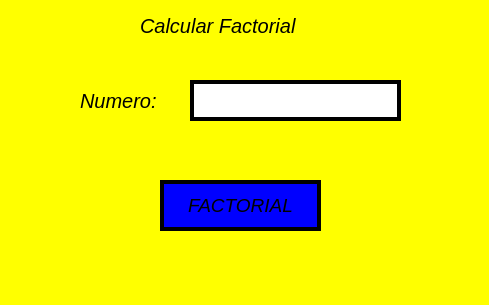
<?xml version="1.0" encoding="UTF-8"?>
<ui version="4.0">
 <class>MainWindow</class>
 <widget class="QMainWindow" name="MainWindow">
  <property name="geometry">
   <rect>
    <x>0</x>
    <y>0</y>
    <width>489</width>
    <height>305</height>
   </rect>
  </property>
  <property name="windowTitle">
   <string>MainWindow</string>
  </property>
  <property name="styleSheet">
   <string notr="true">background: color yellow

</string>
  </property>
  <widget class="QWidget" name="centralwidget">
   <widget class="QLineEdit" name="txt_numero">
    <property name="geometry">
     <rect>
      <x>190</x>
      <y>80</y>
      <width>211</width>
      <height>41</height>
     </rect>
    </property>
    <property name="font">
     <font>
      <pointsize>15</pointsize>
      <weight>50</weight>
      <bold>false</bold>
     </font>
    </property>
    <property name="styleSheet">
     <string notr="true">border: 4px solid black;
background-color: white;
border_radius: 4px;
</string>
    </property>
    <property name="text">
     <string/>
    </property>
   </widget>
   <widget class="QPushButton" name="btn_calcular">
    <property name="geometry">
     <rect>
      <x>160</x>
      <y>180</y>
      <width>161</width>
      <height>51</height>
     </rect>
    </property>
    <property name="font">
     <font>
      <family>MS Sans Serif</family>
      <pointsize>14</pointsize>
      <weight>9</weight>
      <italic>true</italic>
      <bold>false</bold>
     </font>
    </property>
    <property name="styleSheet">
     <string notr="true">background:color blue;
font: 75 italic 15pt &quot;MS Sans Serif&quot;;
font: 75 italic 14pt &quot;MS Sans Serif&quot;;
border: 4px solid black;
border_radius: 25px;
</string>
    </property>
    <property name="text">
     <string>FACTORIAL</string>
    </property>
   </widget>
   <widget class="QLabel" name="label">
    <property name="geometry">
     <rect>
      <x>80</x>
      <y>80</y>
      <width>101</width>
      <height>41</height>
     </rect>
    </property>
    <property name="font">
     <font>
      <family>MS Sans Serif</family>
      <pointsize>15</pointsize>
      <weight>50</weight>
      <italic>true</italic>
      <bold>false</bold>
     </font>
    </property>
    <property name="styleSheet">
     <string notr="true">font: italic 15pt &quot;MS Sans Serif&quot;;</string>
    </property>
    <property name="text">
     <string>Numero:</string>
    </property>
   </widget>
   <widget class="QLabel" name="label_3">
    <property name="geometry">
     <rect>
      <x>140</x>
      <y>10</y>
      <width>231</width>
      <height>31</height>
     </rect>
    </property>
    <property name="font">
     <font>
      <family>MS Sans Serif</family>
      <pointsize>15</pointsize>
      <weight>50</weight>
      <italic>true</italic>
      <bold>false</bold>
     </font>
    </property>
    <property name="styleSheet">
     <string notr="true">font: italic 15pt &quot;MS Sans Serif&quot;;</string>
    </property>
    <property name="text">
     <string>Calcular Factorial</string>
    </property>
   </widget>
  </widget>
  <widget class="QMenuBar" name="menubar">
   <property name="geometry">
    <rect>
     <x>0</x>
     <y>0</y>
     <width>489</width>
     <height>26</height>
    </rect>
   </property>
  </widget>
  <widget class="QStatusBar" name="statusbar"/>
 </widget>
 <resources/>
 <connections/>
</ui>
